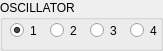
     <widget class="QGroupBox" name="groupBox_125">
      <property name="geometry">
       <rect>
        <x>780</x>
        <y>470</y>
        <width>163</width>
        <height>51</height>
       </rect>
      </property>
      <property name="title">
       <string>OSCILLATOR</string>
      </property>
      <widget class="QRadioButton" name="radioButton_7">
       <property name="geometry">
        <rect>
         <x>10</x>
         <y>20</y>
         <width>31</width>
         <height>21</height>
        </rect>
       </property>
       <property name="text">
        <string>1</string>
       </property>
       <property name="checked">
        <bool>true</bool>
       </property>
      </widget>
      <widget class="QRadioButton" name="radioButton_8">
       <property name="geometry">
        <rect>
         <x>50</x>
         <y>20</y>
         <width>31</width>
         <height>21</height>
        </rect>
       </property>
       <property name="text">
        <string>2</string>
       </property>
      </widget>
      <widget class="QRadioButton" name="radioButton_9">
       <property name="geometry">
        <rect>
         <x>90</x>
         <y>20</y>
         <width>31</width>
         <height>21</height>
        </rect>
       </property>
       <property name="text">
        <string>3</string>
       </property>
      </widget>
      <widget class="QRadioButton" name="radioButton_10">
       <property name="geometry">
        <rect>
         <x>130</x>
         <y>20</y>
         <width>31</width>
         <height>21</height>
        </rect>
       </property>
       <property name="text">
        <string>4</string>
       </property>
      </widget>
     </widget>
